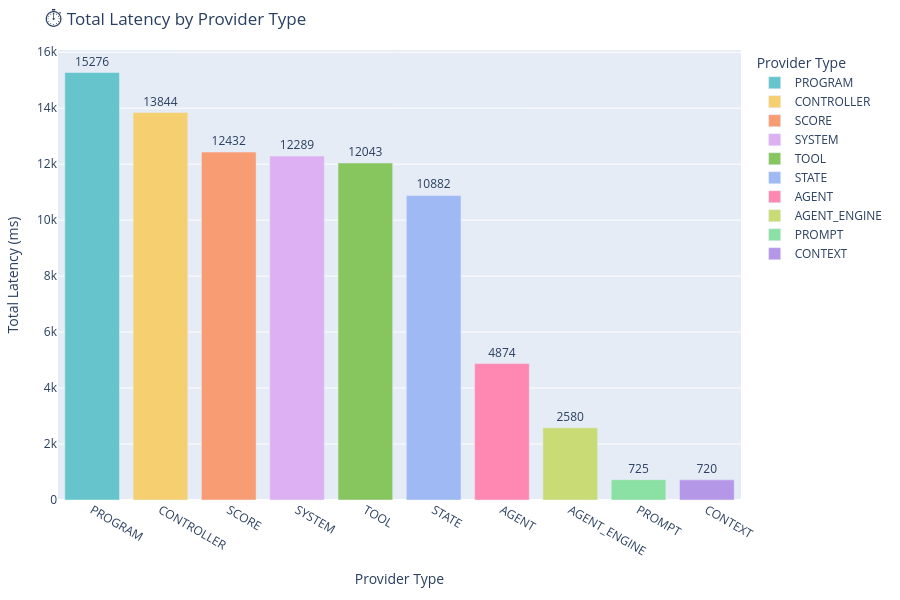

Write notebook code for a chart like this one.
### Markdown cell above
### ⏱️ Total Latency by Provider Type

This bar chart summarizes the **cumulative execution time** consumed by each `provider_type` across the entire session.

#### 🧠 What this code does:
- Aggregates the `latency_ms` field for each `provider_type` using `.groupby()` and `.sum()`.
- Sorts the result so the most time-consuming providers appear first.
- Uses Plotly Express to render a labeled **bar chart** with:
  - Provider types on the x-axis
  - Total latency (in milliseconds) on the y-axis
- Applies a pastel color palette for clarity and visual grouping.

#### 🔍 What you're observing:
- This reveals which components are the **most performance-intensive** — e.g., `agent_engine`, `tool`, or `system`.
- It complements frequency charts by showing not just how often a provider is used, but how **expensive** it is.
- Useful for identifying where to focus **optimization**, **caching**, or **parallelization** efforts.

This chart is essential for profiling execution cost at a subsystem level and for balancing responsiveness across an FSM-managed system.

### Code cell
import plotly.express as px

# Truncate provider_type to the part after the last '.'
df['provider_type'] = df['provider_type'].apply(lambda x: x.split('.')[-1])

# Sum latency by provider type
latency_by_type = (
    df.groupby("provider_type")["latency_ms"]
    .sum()
    .reset_index()
    .sort_values("latency_ms", ascending=False)
)

# Plot as bar chart
fig = px.bar(
    latency_by_type,
    x="provider_type",
    y="latency_ms",
    text="latency_ms",
    title="⏱️ Total Latency by Provider Type",
    labels={"provider_type": "Provider Type", "latency_ms": "Total Latency (ms)"},
    color="provider_type",
    color_discrete_sequence=px.colors.qualitative.Pastel
)

# Adjust text position and layout
fig.update_traces(textposition="outside")

# Make the chart taller and adjust y-axis range to prevent label cut-off
fig.update_layout(
    height=600,  # Increase height
    xaxis_title="Provider Type", 
    yaxis_title="Total Latency (ms)",
    margin=dict(l=50, r=50, t=50, b=100)  # Adjust margins if necessary
)

# Show the plot
fig.show()

### Figure 1 — Plotly figure (JSON) as saved in the notebook; plotly's stock layout.template omitted (floating-point values rounded to 4 significant figures)
{"data": [{"hovertemplate": "Provider Type=%{x}<br>Total Latency (ms)=%{text}<extra></extra>", "legendgroup": "PROGRAM", "marker": {"color": "rgb(102, 197, 204)", "pattern": {"shape": ""}}, "name": "PROGRAM", "orientation": "v", "showlegend": true, "text": [15280.0], "textposition": "outside", "type": "bar", "x": ["PROGRAM"], "xaxis": "x", "y": [15276], "yaxis": "y"}, {"hovertemplate": "Provider Type=%{x}<br>Total Latency (ms)=%{text}<extra></extra>", "legendgroup": "CONTROLLER", "marker": {"color": "rgb(246, 207, 113)", "pattern": {"shape": ""}}, "name": "CONTROLLER", "orientation": "v", "showlegend": true, "text": [13840.0], "textposition": "outside", "type": "bar", "x": ["CONTROLLER"], "xaxis": "x", "y": [13844], "yaxis": "y"}, {"hovertemplate": "Provider Type=%{x}<br>Total Latency (ms)=%{text}<extra></extra>", "legendgroup": "SCORE", "marker": {"color": "rgb(248, 156, 116)", "pattern": {"shape": ""}}, "name": "SCORE", "orientation": "v", "showlegend": true, "text": [12430.0], "textposition": "outside", "type": "bar", "x": ["SCORE"], "xaxis": "x", "y": [12432], "yaxis": "y"}, {"hovertemplate": "Provider Type=%{x}<br>Total Latency (ms)=%{text}<extra></extra>", "legendgroup": "SYSTEM", "marker": {"color": "rgb(220, 176, 242)", "pattern": {"shape": ""}}, "name": "SYSTEM", "orientation": "v", "showlegend": true, "text": [12290.0], "textposition": "outside", "type": "bar", "x": ["SYSTEM"], "xaxis": "x", "y": [12289], "yaxis": "y"}, {"hovertemplate": "Provider Type=%{x}<br>Total Latency (ms)=%{text}<extra></extra>", "legendgroup": "TOOL", "marker": {"color": "rgb(135, 197, 95)", "pattern": {"shape": ""}}, "name": "TOOL", "orientation": "v", "showlegend": true, "text": [12040.0], "textposition": "outside", "type": "bar", "x": ["TOOL"], "xaxis": "x", "y": [12043], "yaxis": "y"}, {"hovertemplate": "Provider Type=%{x}<br>Total Latency (ms)=%{text}<extra></extra>", "legendgroup": "STATE", "marker": {"color": "rgb(158, 185, 243)", "pattern": {"shape": ""}}, "name": "STATE", "orientation": "v", "showlegend": true, "text": [10880.0], "textposition": "outside", "type": "bar", "x": ["STATE"], "xaxis": "x", "y": [10882], "yaxis": "y"}, {"hovertemplate": "Provider Type=%{x}<br>Total Latency (ms)=%{text}<extra></extra>", "legendgroup": "AGENT", "marker": {"color": "rgb(254, 136, 177)", "pattern": {"shape": ""}}, "name": "AGENT", "orientation": "v", "showlegend": true, "text": [4874.0], "textposition": "outside", "type": "bar", "x": ["AGENT"], "xaxis": "x", "y": [4874], "yaxis": "y"}, {"hovertemplate": "Provider Type=%{x}<br>Total Latency (ms)=%{text}<extra></extra>", "legendgroup": "AGENT_ENGINE", "marker": {"color": "rgb(201, 219, 116)", "pattern": {"shape": ""}}, "name": "AGENT_ENGINE", "orientation": "v", "showlegend": true, "text": [2580.0], "textposition": "outside", "type": "bar", "x": ["AGENT_ENGINE"], "xaxis": "x", "y": [2580], "yaxis": "y"}, {"hovertemplate": "Provider Type=%{x}<br>Total Latency (ms)=%{text}<extra></extra>", "legendgroup": "PROMPT", "marker": {"color": "rgb(139, 224, 164)", "pattern": {"shape": ""}}, "name": "PROMPT", "orientation": "v", "showlegend": true, "text": [725.0], "textposition": "outside", "type": "bar", "x": ["PROMPT"], "xaxis": "x", "y": [725], "yaxis": "y"}, {"hovertemplate": "Provider Type=%{x}<br>Total Latency (ms)=%{text}<extra></extra>", "legendgroup": "CONTEXT", "marker": {"color": "rgb(180, 151, 231)", "pattern": {"shape": ""}}, "name": "CONTEXT", "orientation": "v", "showlegend": true, "text": [720.0], "textposition": "outside", "type": "bar", "x": ["CONTEXT"], "xaxis": "x", "y": [720], "yaxis": "y"}], "layout": {"barmode": "relative", "height": 600, "legend": {"title": {"text": "Provider Type"}, "tracegroupgap": 0}, "margin": {"b": 100, "l": 50, "r": 50, "t": 50}, "title": {"text": "⏱️ Total Latency by Provider Type"}, "xaxis": {"anchor": "y", "categoryarray": ["PROGRAM", "CONTROLLER", "SCORE", "SYSTEM", "TOOL", "STATE", "AGENT", "AGENT_ENGINE", "PROMPT", "CONTEXT"], "categoryorder": "array", "domain": [0, 1], "title": {"text": "Provider Type"}}, "yaxis": {"anchor": "x", "domain": [0, 1], "title": {"text": "Total Latency (ms)"}}}}
